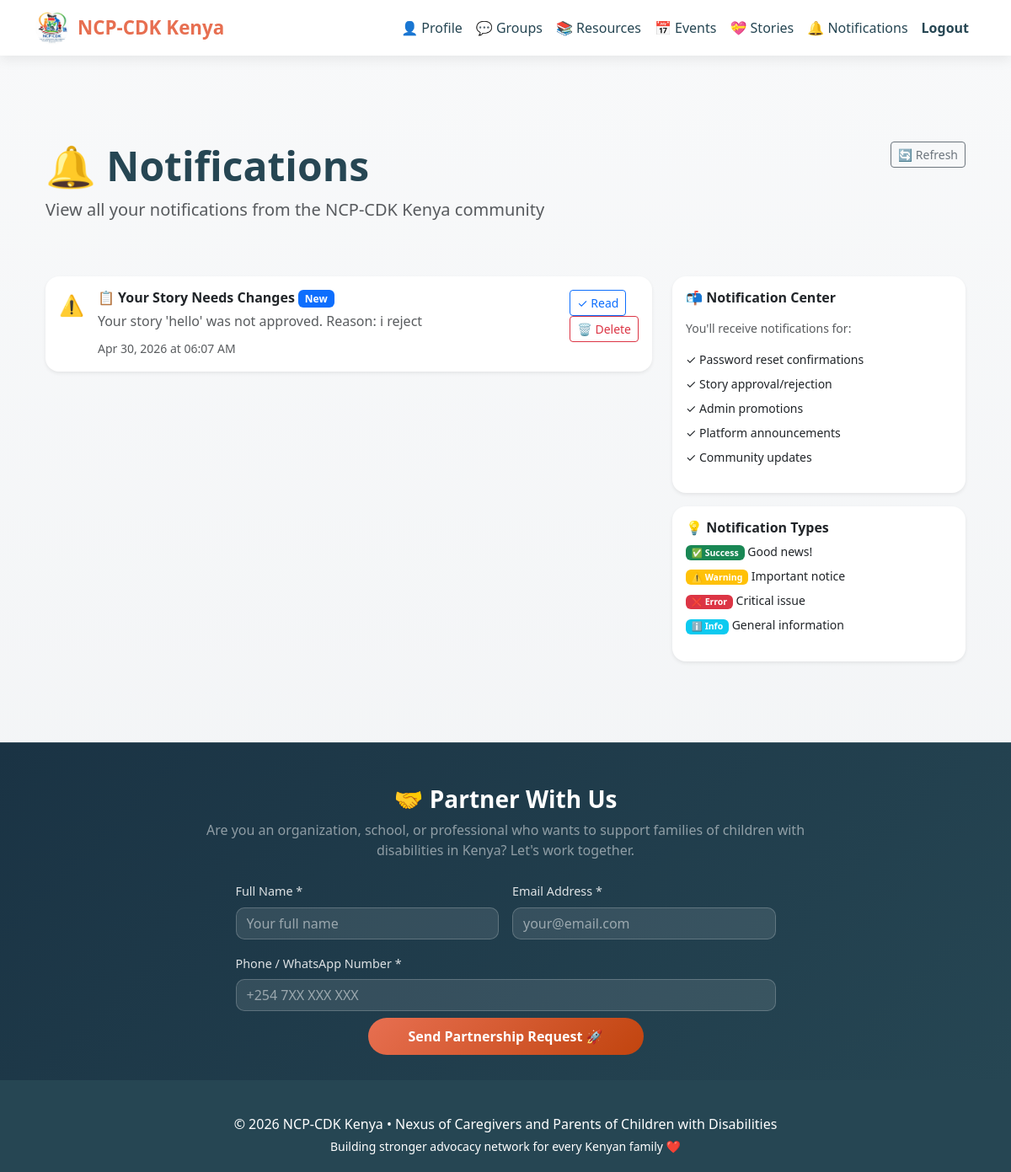
The app's page /notifications (signed in), older data.
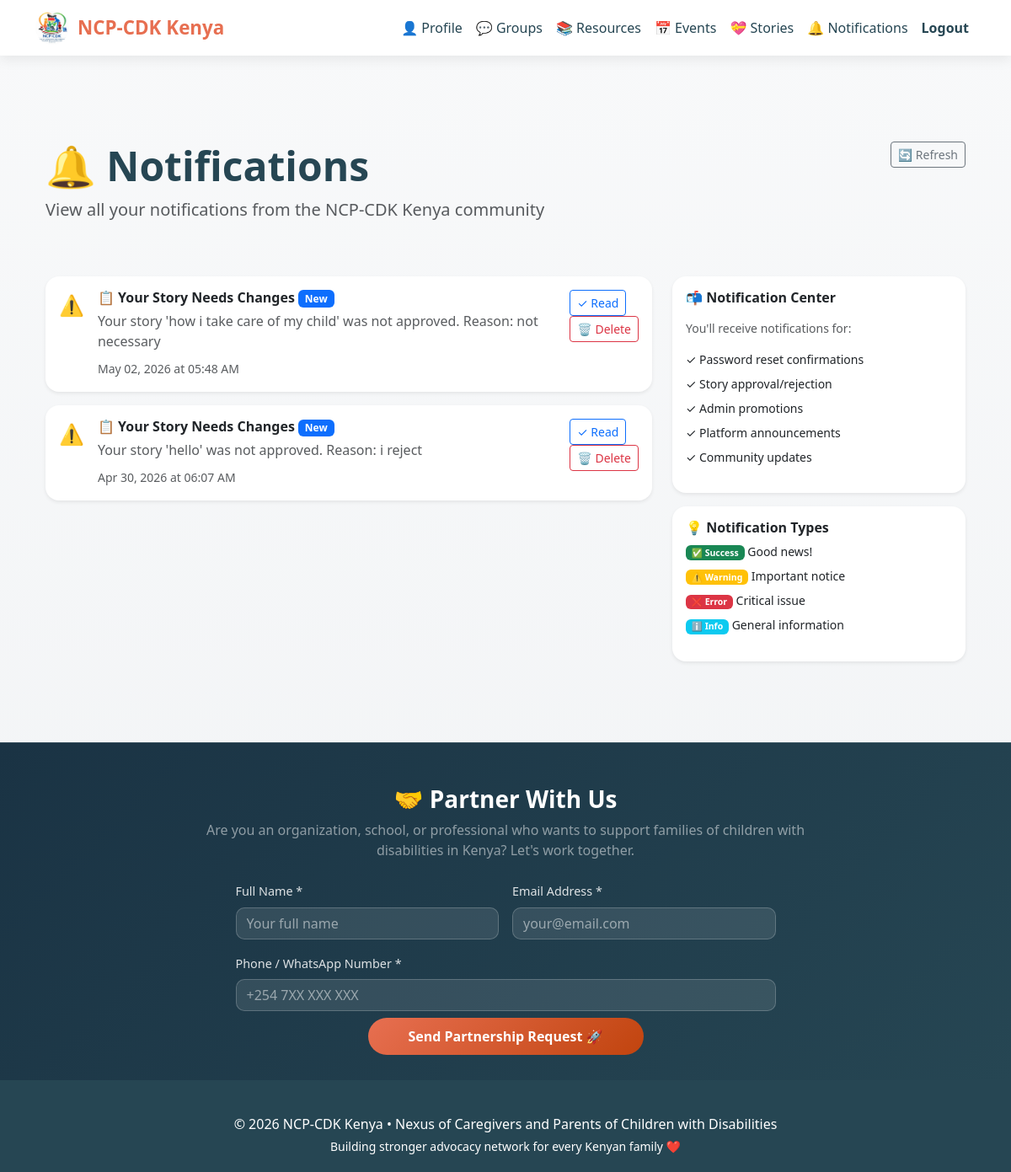
The same page, newer data.
### app/models.py (models this page shows, shortened)
class Notification(db.Model):
    id = db.Column(db.Integer, primary_key=True)
    user_id = db.Column(db.Integer, db.ForeignKey('user.id'), nullable=False)
    title = db.Column(db.String(200), nullable=False)
    message = db.Column(db.Text, nullable=False)
    notification_type = db.Column(db.String(50), default='info')  # 'info', 'warning', 'success', 'error'
    is_read = db.Column(db.Boolean, default=False)
    created_at = db.Column(db.DateTime, default=datetime.utcnow)
    user = db.relationship('User', back_populates='notifications')

### app/routes.py (the view)
@main_bp.route('/notifications')
@login_required
def notifications():
    page = request.args.get('page', 1, type=int)
    notifications = Notification.query.filter_by(user_id=current_user.id)\
        .order_by(Notification.created_at.desc())\
        .paginate(page=page, per_page=10)
    return render_template('notifications.html', notifications=notifications)

### app/models.py (called while the page is built)
@login_manager.user_loader
def load_user(id):
    return User.query.get(int(id))

### app/templates/notifications.html (shortened to what the changed rows need)
{% extends "base.html" %}
{% block content %}
<div class="container py-5">
    <div class="row mb-5">
        <div class="col-lg-8">
            <div>
                <h1 class="display-5 fw-bold">🔔 Notifications</h1>
            </div>
        </div>
    </div>
    <div class="row">
        <div class="col-lg-8">
            {% if notifications.items %}
                {% for notification in notifications.items %}
                    <div class="card mb-3 border-0 shadow-sm">
                        <div class="card-body">
                            <div class="row">
                                <div class="col">
                                    <div class="d-flex align-items-start gap-3">
                                        <div style="font-size: 1.5rem;">
                                            {% if notification.notification_type == 'success' %}
                                                ✅
                                            {% elif notification.notification_type == 'warning' %}
                                                ⚠️
                                            {% elif notification.notification_type == 'error' %}
                                                ❌
                                            {% else %}
                                                ℹ️
                                            {% endif %}
                                        </div>
                                        <div style="flex: 1;">
                                            <div class="d-flex justify-content-between align-items-start">
                                                <div>
                                                    <h6 class="fw-bold mb-1">
                                                        {{ notification.title }}
                                                        {% if not notification.is_read %}
                                                            <span class="badge bg-primary">New</span>
                                                        {% endif %}
                                                    </h6>
                                                    <p class="text-muted mb-2">{{ notification.message }}</p>
                                                    <small class="text-muted">
                                                        {{ notification.created_at.strftime('%b %d, %Y at %I:%M %p') }}
                                                    </small>
                                                </div>
                                            </div>
                                        </div>
                                    </div>
                                </div>
                                <div class="col-auto">
                                    <div class="btn-group-vertical" role="group">
                                        {% if not notification.is_read %}
                                            <form method="POST" action="{{ url_for('main.mark_notification_read', notification_id=notification.id) }}" style="display: inline;">
                                                <button type="submit" class="btn btn-sm btn-outline-primary" title="Mark as read">✓ Read</button>
                                            </form>
                                        {% endif %}
                                        <form method="POST" action="{{ url_for('main.delete_notification', notification_id=notification.id) }}" style="display: inline;">
                                            <button type="submit" class="btn btn-sm btn-outline-danger" title="Delete">🗑️ Delete</button>
                                        </form>
                                    </div>
                                </div>
                            </div>
                        </div>
                    </div>
                {% endfor %}
            {% else %}
                <div class="alert alert-info" role="alert">
                    <h5>📭 No notifications yet</h5>
                    <p class="mb-0">You don't have any notifications. Check back later for updates!</p>
                </div>
            {% endif %}
        </div>
    </div>
</div>
{% endblock %}

Row changes from the older to the newer data that the page shows:
added Notification: title "📋 Your Story Needs Changes", is_read "New", message "Your story 'how i take care of my child' was not approved. Reason: not necessary", created_at "May 02, 2026 at 05:48 AM"
